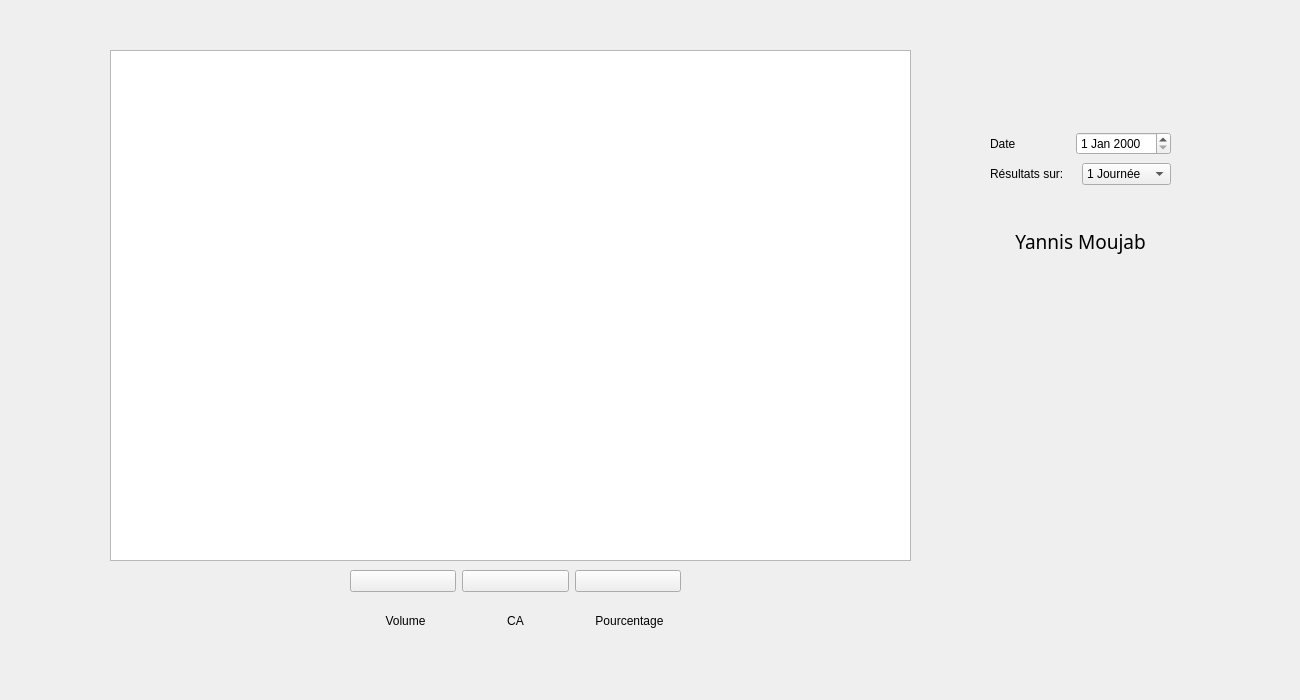
<?xml version="1.0" encoding="UTF-8"?>
<ui version="4.0">
 <class>pret_banquier</class>
 <widget class="QWidget" name="pret_banquier">
  <property name="geometry">
   <rect>
    <x>0</x>
    <y>0</y>
    <width>1300</width>
    <height>700</height>
   </rect>
  </property>
  <property name="windowTitle">
   <string>Form</string>
  </property>
  <widget class="QtCharts::QChartView" name="chart_pret">
   <property name="geometry">
    <rect>
     <x>110</x>
     <y>50</y>
     <width>801</width>
     <height>511</height>
    </rect>
   </property>
  </widget>
  <widget class="QWidget" name="layoutWidget_3">
   <property name="geometry">
    <rect>
     <x>350</x>
     <y>561</y>
     <width>331</width>
     <height>41</height>
    </rect>
   </property>
   <layout class="QHBoxLayout" name="horizontalLayout_3">
    <item>
     <widget class="QPushButton" name="vol_pret">
      <property name="cursor">
       <cursorShape>PointingHandCursor</cursorShape>
      </property>
      <property name="text">
       <string/>
      </property>
      <property name="icon">
       <iconset resource="ressource.qrc">
        <normaloff>:/assets/vol.png</normaloff>:/assets/vol.png</iconset>
      </property>
      <property name="iconSize">
       <size>
        <width>25</width>
        <height>25</height>
       </size>
      </property>
     </widget>
    </item>
    <item>
     <widget class="QPushButton" name="ca_pret">
      <property name="cursor">
       <cursorShape>PointingHandCursor</cursorShape>
      </property>
      <property name="text">
       <string/>
      </property>
      <property name="icon">
       <iconset resource="ressource.qrc">
        <normaloff>:/assets/ca.png</normaloff>:/assets/ca.png</iconset>
      </property>
      <property name="iconSize">
       <size>
        <width>25</width>
        <height>25</height>
       </size>
      </property>
     </widget>
    </item>
    <item>
     <widget class="QPushButton" name="pourc_pret">
      <property name="cursor">
       <cursorShape>PointingHandCursor</cursorShape>
      </property>
      <property name="text">
       <string/>
      </property>
      <property name="icon">
       <iconset resource="ressource.qrc">
        <normaloff>:/assets/pourc.png</normaloff>:/assets/pourc.png</iconset>
      </property>
      <property name="iconSize">
       <size>
        <width>25</width>
        <height>25</height>
       </size>
      </property>
     </widget>
    </item>
   </layout>
  </widget>
  <widget class="QWidget" name="layoutWidget_4">
   <property name="geometry">
    <rect>
     <x>990</x>
     <y>220</y>
     <width>181</width>
     <height>181</height>
    </rect>
   </property>
   <layout class="QVBoxLayout" name="verticalLayout_9" stretch="1,3">
    <property name="spacing">
     <number>15</number>
    </property>
    <item>
     <widget class="QLabel" name="nom">
      <property name="font">
       <font>
        <family>MS PGothic</family>
        <pointsize>14</pointsize>
        <weight>50</weight>
        <italic>false</italic>
        <bold>false</bold>
       </font>
      </property>
      <property name="text">
       <string>Yannis Moujab</string>
      </property>
      <property name="alignment">
       <set>Qt::AlignCenter</set>
      </property>
     </widget>
    </item>
    <item>
     <widget class="QLabel" name="image">
      <property name="text">
       <string>&lt;html&gt;&lt;head/&gt;&lt;body&gt;&lt;p align='center'&gt;&lt;img src=':/assets/pdp.png'/&gt;&lt;/p&gt;&lt;/body&gt;&lt;/html&gt;</string>
      </property>
     </widget>
    </item>
   </layout>
  </widget>
  <widget class="QLabel" name="label_8">
   <property name="geometry">
    <rect>
     <x>360</x>
     <y>611</y>
     <width>91</width>
     <height>20</height>
    </rect>
   </property>
   <property name="text">
    <string>Volume</string>
   </property>
   <property name="alignment">
    <set>Qt::AlignCenter</set>
   </property>
  </widget>
  <widget class="QLabel" name="label_9">
   <property name="geometry">
    <rect>
     <x>470</x>
     <y>611</y>
     <width>91</width>
     <height>20</height>
    </rect>
   </property>
   <property name="text">
    <string>CA</string>
   </property>
   <property name="alignment">
    <set>Qt::AlignCenter</set>
   </property>
  </widget>
  <widget class="QLabel" name="label_10">
   <property name="geometry">
    <rect>
     <x>584</x>
     <y>610</y>
     <width>91</width>
     <height>21</height>
    </rect>
   </property>
   <property name="text">
    <string>Pourcentage</string>
   </property>
   <property name="alignment">
    <set>Qt::AlignCenter</set>
   </property>
  </widget>
  <widget class="QWidget" name="">
   <property name="geometry">
    <rect>
     <x>990</x>
     <y>130</y>
     <width>181</width>
     <height>57</height>
    </rect>
   </property>
   <layout class="QVBoxLayout" name="verticalLayout">
    <item>
     <layout class="QHBoxLayout" name="horizontalLayout" stretch="1,1">
      <item>
       <widget class="QLabel" name="label_3">
        <property name="text">
         <string>Date</string>
        </property>
       </widget>
      </item>
      <item>
       <widget class="QDateEdit" name="date"/>
      </item>
     </layout>
    </item>
    <item>
     <layout class="QHBoxLayout" name="horizontalLayout_7" stretch="1,1">
      <item>
       <widget class="QLabel" name="label_4">
        <property name="text">
         <string>Résultats sur:</string>
        </property>
       </widget>
      </item>
      <item>
       <widget class="QComboBox" name="duree">
        <item>
         <property name="text">
          <string>1 Journée</string>
         </property>
        </item>
        <item>
         <property name="text">
          <string>1 Semaine</string>
         </property>
        </item>
        <item>
         <property name="text">
          <string>1 Mois</string>
         </property>
        </item>
        <item>
         <property name="text">
          <string>1 Année</string>
         </property>
        </item>
        <item>
         <property name="text">
          <string>10 Ans</string>
         </property>
        </item>
       </widget>
      </item>
     </layout>
    </item>
   </layout>
  </widget>
 </widget>
 <customwidgets>
  <customwidget>
   <class>QtCharts::QChartView</class>
   <extends>QGraphicsView</extends>
   <header location="global">qtcharts/qchartview.h</header>
  </customwidget>
 </customwidgets>
 <resources>
  <include location="ressource.qrc"/>
 </resources>
 <connections/>
</ui>
